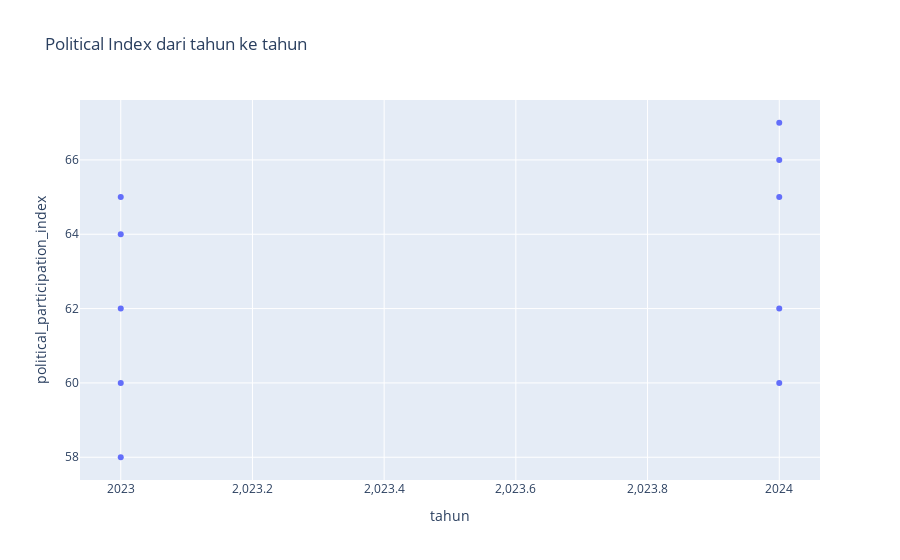

The code cell stored with this chart in its notebook:
### Code cell
fig = px.scatter(
    df,
    x="tahun",
    size=""
    y="political_participation_index",
    title="Political Index dari tahun ke tahun")
fig.show()

### Figure 1 — Plotly figure (JSON) as saved in the notebook; plotly's stock layout.template omitted (floating-point values rounded to 4 significant figures)
{"data": [{"hovertemplate": "tahun=%{x}<br>political_participation_index=%{y}<extra></extra>", "legendgroup": "", "marker": {"color": "#636efa", "symbol": "circle"}, "mode": "markers", "name": "", "orientation": "v", "showlegend": false, "x": [2023, 2023, 2023, 2023, 2023, 2024, 2024, 2024, 2024, 2024], "xaxis": "x", "y": [65, 60, 62, 64, 58, 67, 62, 65, 66, 60], "yaxis": "y", "type": "scatter"}], "layout": {"xaxis": {"anchor": "y", "domain": [0.0, 1.0], "title": {"text": "tahun"}}, "yaxis": {"anchor": "x", "domain": [0.0, 1.0], "title": {"text": "political_participation_index"}}, "legend": {"tracegroupgap": 0}, "title": {"text": "Political Index dari tahun ke tahun"}}}
